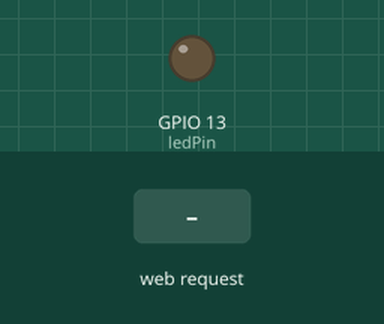
This sketch was run on a simulated ESP8266 (NodeMCU). Shown: output pins drawn as LEDs (lit = HIGH). The test bench sets the inputs (shaded band). WiFi joins after 1.5 s; servers stay silent unless stated; what the sketch prints to the serial monitor is not drawn.

Above: at 2.7 s.
2.8 s: HTTP request GET /LED-ACIK received
At 3.9 s:
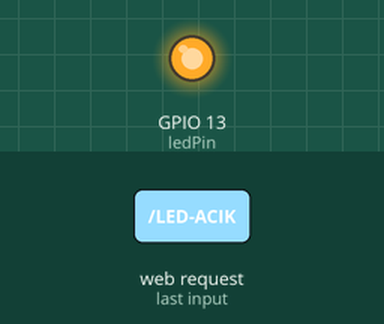
4.3 s: HTTP request GET /LED-KAPALI received
At 5.0 s:
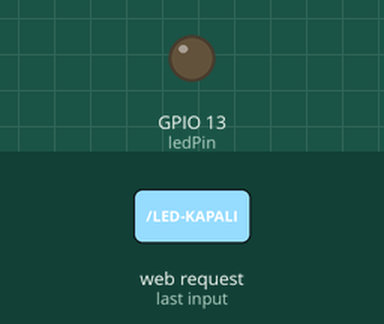
Timing chart, 0 to 7.3 s (numbered marks = the images above; inputs shaded):
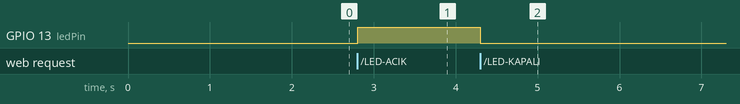

Measured:
- after the input at 2.8 s, GPIO 13 (ledPin): LOW → HIGH at once
- after the input at 4.3 s, GPIO 13 (ledPin): HIGH → LOW at once

The sketch:

NODEMCU-1.ino
```cpp
#include <ESP8266WiFi.h>

const char* ssid = "modem adi";
const char* password = "modem şifresi";

int ledPin = 13; // GPIO13 ucu D7 ye karsılık gelir bahsettigimiz gibi
WiFiServer server(80);

void setup() {
Serial.begin(115200);
pinMode(ledPin, OUTPUT);
digitalWrite(ledPin, LOW);

// Wifi bağlantısı
Serial.println();
Serial.println();
Serial.print("Connecting to ");
Serial.println(ssid);

WiFi.begin(ssid, password);                         //Modem id ve şifresi ile bağlantı sağlıyor

while (WiFi.status() != WL_CONNECTED) {             //Modem bağlantısı gerçekleşene kadar buradaki döngüde kalıyor
delay(500);
Serial.print(".");
}
Serial.println("");
Serial.println("WiFi connected");

server.begin();                                     // server baslatılıyor
Serial.println("Server started");

Serial.print("Use this URL to connect: ");          // baglantı saglandıktan sonra serial monitorde ip adresini gösterecek
Serial.print("http://");
Serial.print(WiFi.localIP());                       // Local Ip adresini geri döndüren komut
Serial.println("/");
}

void loop() {
WiFiClient client = server.available();             // bir clien istemci bağlı olup olmadığını kontrol ediyoruz
if(!client) {return;}


Serial.println("new client");                       // client ın bir data gondermesini bekliyoruz
while(!client.available()){delay(1);}


String request = client.readStringUntil('\r');      // gelen istekleri okuyoruz
Serial.println(request);
client.flush();

int Led_Durum = LOW;
if (request.indexOf("/LED-ACIK") != -1) {           // Serverdan gelen veriye göre ledi yakıyor veya kapatıyor
digitalWrite(ledPin, HIGH);
Led_Durum = HIGH;
}
if (request.indexOf("/LED-KAPALI") != -1) {
digitalWrite(ledPin, LOW);
Led_Durum = LOW;
}

// BU BOLUMDE HTML KODLARI İLE BASİT BİR ARAYÜZ OLUŞTURUYORUZ

client.println("HTTP/1.1 200 OK");
client.println("Content-Type: text/html");
client.println("");
client.println("<!DOCTYPE HTML>");
client.println("<html>");
client.print("Led Durum : ");

if(Led_Durum == HIGH) {client.print("ACIK");}
else {client.print("KAPALI");}

client.println("");
client.println("<a href=\"/LED-ACIK\"\"><button>ledi yak </button></a>");
client.println("<a href=\"/LED-KAPALI\"\"><button>ledi sondur </button></a>");
client.println("</html>");

delay(1);
Serial.println("Client disonnected");
Serial.println("");

}
```
